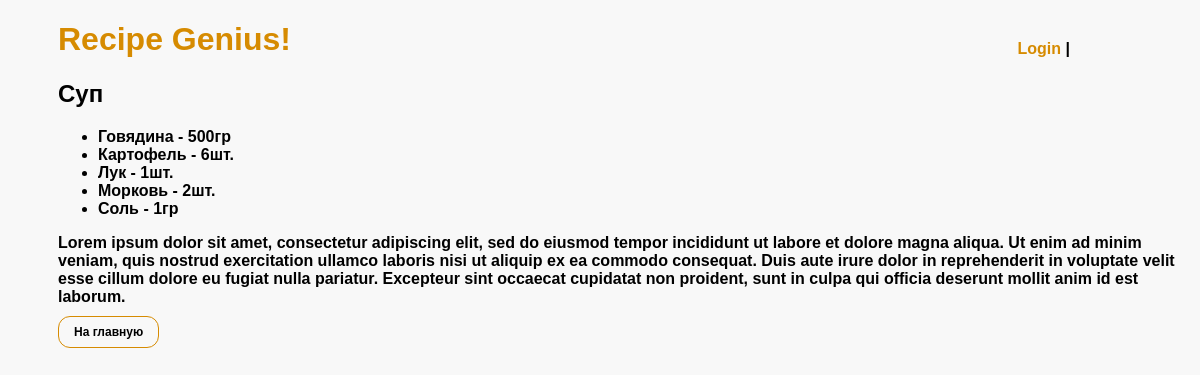
/recipe/1, run on the app's committed database.
### recipe_genius/models.py (models this page shows, shortened)
class Recipe(models.Model):
    author = models.CharField(max_length=300)
    name = models.CharField(max_length=300)
    url = models.CharField(max_length=300)
    ingredients = models.ManyToManyField(
        Ingredient, through='RecipeIngredient')

class RecipeIngredient(models.Model):
    recipe = models.ForeignKey('Recipe', on_delete=models.CASCADE)
    ingredient = models.ForeignKey('Ingredient', on_delete=models.CASCADE)
    quantity = models.IntegerField(default=0)
    weight = models.IntegerField(default=0)
    class Meta:
        constraints = [
            models.UniqueConstraint(
                fields=['recipe', 'ingredient'],
                name='unique_ingredient_in_recipe'
            )
        ]

class Ingredient(models.Model):
    name = models.CharField(max_length=255)

### recipe_genius/views.py (the view)
# urls.py: path('recipe/<int:i>', views.recipe_detail, name='recipe_detail'),
def recipe_detail(request, i):
    recipe = Recipe.objects.get(pk=i)
    ingredients = recipe.recipeingredient_set.all().order_by('ingredient__name')
    context = {
        'title': recipe.name,
        'recipe_id': i,
        'recipe_img': recipe.url,
        'ingredients': ingredients
    }
    return render(request, 'recipe_detail.html', context)

### templates/recipe_detail.html
{% extends "base.html" %}
{% load static %}
{% block content %}
<div class="detail">
    <h2>{{ title }}</h2>
    <ul class="ingredients">
        {% for ingredient in ingredients %}
            <li>
                {{ingredient.ingredient.name}}
                {% if ingredient.quantity == 0 %}
                    - {{ ingredient.weight }}гр
                {% else %}
                    - {{ ingredient.quantity }}шт.
                {% endif %}
            </li>
        {% endfor %}
    </ul>
    <p>Lorem ipsum dolor sit amet, consectetur adipiscing elit, sed do eiusmod tempor incididunt ut labore et dolore magna aliqua. Ut enim ad minim veniam, quis nostrud exercitation ullamco laboris nisi ut aliquip ex ea commodo consequat. Duis aute irure dolor in reprehenderit in voluptate velit esse cillum dolore eu fugiat nulla pariatur. Excepteur sint occaecat cupidatat non proident, sunt in culpa qui officia deserunt mollit anim id est laborum.</p>
</div>
<a  class="btn" href="/">На главную</a>
{% endblock %}

### static/css/stylesheet.css (style rules this page uses)
body { background-color: rgb(248, 248, 248); font-family:'Lucida Sans', 'Lucida Sans Regular', 'Lucida Grande', 'Lucida Sans Unicode', Geneva, Verdana, sans-serif; font-weight: 900; }
.about, .detail { margin-left: 50px; }
.btn { text-decoration: none; color: rgb(0, 0, 0); font-size: 12px; border: 1px solid rgb(214, 139, 1); padding: 8px 15px; border-radius: 12px; margin-left: 50px; }
a { text-decoration: none; color: rgb(214, 139, 1); }
.detail { color: black }
.ingredients { width: 850px; }

### data on the page
Recipe: name "Суп"
RecipeIngredient: ingredient.name "Говядина", weight "500"
RecipeIngredient: ingredient.name "Картофель", quantity "6"
RecipeIngredient: ingredient.name "Лук", quantity "1"
RecipeIngredient: ingredient.name "Морковь", quantity "2"
RecipeIngredient: ingredient.name "Соль", weight "1"
